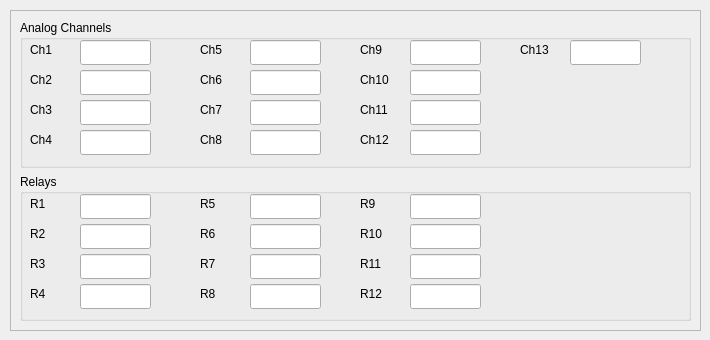
                  <widget class="QWidget" name="tab_mrs5">
                   <attribute name="title">
                    <string>MRS_5</string>
                   </attribute>
                   <widget class="QFrame" name="frame_mrs1_5">
                    <property name="geometry">
                     <rect>
                      <x>10</x>
                      <y>10</y>
                      <width>691</width>
                      <height>321</height>
                     </rect>
                    </property>
                    <property name="frameShape">
                     <enum>QFrame::StyledPanel</enum>
                    </property>
                    <property name="frameShadow">
                     <enum>QFrame::Raised</enum>
                    </property>
                    <layout class="QVBoxLayout" name="verticalLayout_5">
                     <item>
                      <widget class="QGroupBox" name="groupBox_analogs_5">
                       <property name="title">
                        <string>Analog Channels</string>
                       </property>
                       <widget class="QLabel" name="label_ch1_5">
                        <property name="geometry">
                         <rect>
                          <x>10</x>
                          <y>20</y>
                          <width>40</width>
                          <height>19</height>
                         </rect>
                        </property>
                        <property name="text">
                         <string>Ch1</string>
                        </property>
                       </widget>
                       <widget class="QLineEdit" name="lineEdit_ch1_5">
                        <property name="geometry">
                         <rect>
                          <x>60</x>
                          <y>20</y>
                          <width>71</width>
                          <height>25</height>
                         </rect>
                        </property>
                       </widget>
                       <widget class="QLineEdit" name="lineEdit_ch2_5">
                        <property name="geometry">
                         <rect>
                          <x>60</x>
                          <y>50</y>
                          <width>71</width>
                          <height>25</height>
                         </rect>
                        </property>
                       </widget>
                       <widget class="QLabel" name="label_ch2_5">
                        <property name="geometry">
                         <rect>
                          <x>10</x>
                          <y>50</y>
                          <width>41</width>
                          <height>19</height>
                         </rect>
                        </property>
                        <property name="text">
                         <string>Ch2</string>
                        </property>
                       </widget>
                       <widget class="QLineEdit" name="lineEdit_ch3_5">
                        <property name="geometry">
                         <rect>
                          <x>60</x>
                          <y>80</y>
                          <width>71</width>
                          <height>25</height>
                         </rect>
                        </property>
                       </widget>
                       <widget class="QLineEdit" name="lineEdit_ch4_5">
                        <property name="geometry">
                         <rect>
                          <x>60</x>
                          <y>110</y>
                          <width>71</width>
                          <height>25</height>
                         </rect>
                        </property>
                       </widget>
                       <widget class="QLabel" name="label_ch3_5">
                        <property name="geometry">
                         <rect>
                          <x>10</x>
                          <y>80</y>
                          <width>41</width>
                          <height>19</height>
                         </rect>
                        </property>
                        <property name="text">
                         <string>Ch3</string>
                        </property>
                       </widget>
                       <widget class="QLabel" name="label_ch4_5">
                        <property name="geometry">
                         <rect>
                          <x>10</x>
                          <y>110</y>
                          <width>41</width>
                          <height>19</height>
                         </rect>
                        </property>
                        <property name="text">
                         <string>Ch4</string>
                        </property>
                       </widget>
                       <widget class="QLabel" name="label_ch7_5">
                        <property name="geometry">
                         <rect>
                          <x>180</x>
                          <y>80</y>
                          <width>41</width>
                          <height>19</height>
                         </rect>
                        </property>
                        <property name="text">
                         <string>Ch7</string>
                        </property>
                       </widget>
                       <widget class="QLineEdit" name="lineEdit_ch5_5">
                        <property name="geometry">
                         <rect>
                          <x>230</x>
                          <y>20</y>
                          <width>71</width>
                          <height>25</height>
                         </rect>
                        </property>
                       </widget>
                       <widget class="QLineEdit" name="lineEdit_ch6_5">
                        <property name="geometry">
                         <rect>
                          <x>230</x>
                          <y>50</y>
                          <width>71</width>
                          <height>25</height>
                         </rect>
                        </property>
                       </widget>
                       <widget class="QLabel" name="label_ch5_5">
                        <property name="geometry">
                         <rect>
                          <x>180</x>
                          <y>20</y>
                          <width>41</width>
                          <height>19</height>
                         </rect>
                        </property>
                        <property name="text">
                         <string>Ch5</string>
                        </property>
                       </widget>
                       <widget class="QLineEdit" name="lineEdit_ch7_5">
                        <property name="geometry">
                         <rect>
                          <x>230</x>
                          <y>80</y>
                          <width>71</width>
                          <height>25</height>
                         </rect>
                        </property>
                       </widget>
                       <widget class="QLabel" name="label_ch8_5">
                        <property name="geometry">
                         <rect>
                          <x>180</x>
                          <y>110</y>
                          <width>41</width>
                          <height>19</height>
                         </rect>
                        </property>
                        <property name="text">
                         <string>Ch8</string>
                        </property>
                       </widget>
                       <widget class="QLabel" name="label_ch6_5">
                        <property name="geometry">
                         <rect>
                          <x>180</x>
                          <y>50</y>
                          <width>41</width>
                          <height>19</height>
                         </rect>
                        </property>
                        <property name="text">
                         <string>Ch6</string>
                        </property>
                       </widget>
                       <widget class="QLineEdit" name="lineEdit_ch8_5">
                        <property name="geometry">
                         <rect>
                          <x>230</x>
                          <y>110</y>
                          <width>71</width>
                          <height>25</height>
                         </rect>
                        </property>
                       </widget>
                       <widget class="QLabel" name="label_ch11_5">
                        <property name="geometry">
                         <rect>
                          <x>340</x>
                          <y>80</y>
                          <width>41</width>
                          <height>19</height>
                         </rect>
                        </property>
                        <property name="text">
                         <string>Ch11</string>
                        </property>
                       </widget>
                       <widget class="QLineEdit" name="lineEdit_ch9_5">
                        <property name="geometry">
                         <rect>
                          <x>390</x>
                          <y>20</y>
                          <width>71</width>
                          <height>25</height>
                         </rect>
                        </property>
                       </widget>
                       <widget class="QLineEdit" name="lineEdit_ch10_5">
                        <property name="geometry">
                         <rect>
                          <x>390</x>
                          <y>50</y>
                          <width>71</width>
                          <height>25</height>
                         </rect>
                        </property>
                       </widget>
                       <widget class="QLabel" name="label_ch9_5">
                        <property name="geometry">
                         <rect>
                          <x>340</x>
                          <y>20</y>
                          <width>41</width>
                          <height>19</height>
                         </rect>
                        </property>
                        <property name="text">
                         <string>Ch9</string>
                        </property>
                       </widget>
                       <widget class="QLineEdit" name="lineEdit_ch11_5">
                        <property name="geometry">
                         <rect>
                          <x>390</x>
                          <y>80</y>
                          <width>71</width>
                          <height>25</height>
                         </rect>
                        </property>
                       </widget>
                       <widget class="QLabel" name="label_ch12_5">
                        <property name="geometry">
                         <rect>
                          <x>340</x>
                          <y>110</y>
                          <width>41</width>
                          <height>19</height>
                         </rect>
                        </property>
                        <property name="text">
                         <string>Ch12</string>
                        </property>
                       </widget>
                       <widget class="QLabel" name="label_ch10_5">
                        <property name="geometry">
                         <rect>
                          <x>340</x>
                          <y>50</y>
                          <width>41</width>
                          <height>19</height>
                         </rect>
                        </property>
                        <property name="text">
                         <string>Ch10</string>
                        </property>
                       </widget>
                       <widget class="QLineEdit" name="lineEdit_ch12_5">
                        <property name="geometry">
                         <rect>
                          <x>390</x>
                          <y>110</y>
                          <width>71</width>
                          <height>25</height>
                         </rect>
                        </property>
                       </widget>
                       <widget class="QLineEdit" name="lineEdit_ch13_5">
                        <property name="geometry">
                         <rect>
                          <x>550</x>
                          <y>20</y>
                          <width>71</width>
                          <height>25</height>
                         </rect>
                        </property>
                       </widget>
                       <widget class="QLabel" name="label_ch13_5">
                        <property name="geometry">
                         <rect>
                          <x>500</x>
                          <y>20</y>
                          <width>41</width>
                          <height>19</height>
                         </rect>
                        </property>
                        <property name="text">
                         <string>Ch13</string>
                        </property>
                       </widget>
                      </widget>
                     </item>
                     <item>
                      <widget class="QGroupBox" name="groupBox_relays_5">
                       <property name="title">
                        <string>Relays</string>
                       </property>
                       <widget class="QLineEdit" name="lineEdit_r7_5">
                        <property name="geometry">
                         <rect>
                          <x>230</x>
                          <y>80</y>
                          <width>71</width>
                          <height>25</height>
                         </rect>
                        </property>
                       </widget>
                       <widget class="QLineEdit" name="lineEdit_r8_5">
                        <property name="geometry">
                         <rect>
                          <x>230</x>
                          <y>110</y>
                          <width>71</width>
                          <height>25</height>
                         </rect>
                        </property>
                       </widget>
                       <widget class="QLabel" name="label_r9_5">
                        <property name="geometry">
                         <rect>
                          <x>340</x>
                          <y>20</y>
                          <width>41</width>
                          <height>19</height>
                         </rect>
                        </property>
                        <property name="text">
                         <string>R9</string>
                        </property>
                       </widget>
                       <widget class="QLabel" name="label_r3_5">
                        <property name="geometry">
                         <rect>
                          <x>10</x>
                          <y>80</y>
                          <width>41</width>
                          <height>19</height>
                         </rect>
                        </property>
                        <property name="text">
                         <string>R3</string>
                        </property>
                       </widget>
                       <widget class="QLineEdit" name="lineEdit_r10_5">
                        <property name="geometry">
                         <rect>
                          <x>390</x>
                          <y>50</y>
                          <width>71</width>
                          <height>25</height>
                         </rect>
                        </property>
                       </widget>
                       <widget class="QLabel" name="label_r11_5">
                        <property name="geometry">
                         <rect>
                          <x>340</x>
                          <y>80</y>
                          <width>41</width>
                          <height>19</height>
                         </rect>
                        </property>
                        <property name="text">
                         <string>R11</string>
                        </property>
                       </widget>
                       <widget class="QLineEdit" name="lineEdit_r6_5">
                        <property name="geometry">
                         <rect>
                          <x>230</x>
                          <y>50</y>
                          <width>71</width>
                          <height>25</height>
                         </rect>
                        </property>
                       </widget>
                       <widget class="QLabel" name="label_r2_5">
                        <property name="geometry">
                         <rect>
                          <x>10</x>
                          <y>50</y>
                          <width>41</width>
                          <height>19</height>
                         </rect>
                        </property>
                        <property name="text">
                         <string>R2</string>
                        </property>
                       </widget>
                       <widget class="QLineEdit" name="lineEdit_r12_5">
                        <property name="geometry">
                         <rect>
                          <x>390</x>
                          <y>110</y>
                          <width>71</width>
                          <height>25</height>
                         </rect>
                        </property>
                       </widget>
                       <widget class="QLabel" name="label_r7_5">
                        <property name="geometry">
                         <rect>
                          <x>180</x>
                          <y>80</y>
                          <width>41</width>
                          <height>19</height>
                         </rect>
                        </property>
                        <property name="text">
                         <string>R7</string>
                        </property>
                       </widget>
                       <widget class="QLabel" name="label_r8_5">
                        <property name="geometry">
                         <rect>
                          <x>180</x>
                          <y>110</y>
                          <width>41</width>
                          <height>19</height>
                         </rect>
                        </property>
                        <property name="text">
                         <string>R8</string>
                        </property>
                       </widget>
                       <widget class="QLineEdit" name="lineEdit_r11_5">
                        <property name="geometry">
                         <rect>
                          <x>390</x>
                          <y>80</y>
                          <width>71</width>
                          <height>25</height>
                         </rect>
                        </property>
                       </widget>
                       <widget class="QLineEdit" name="lineEdit_r5_5">
                        <property name="geometry">
                         <rect>
                          <x>230</x>
                          <y>20</y>
                          <width>71</width>
                          <height>25</height>
                         </rect>
                        </property>
                       </widget>
                       <widget class="QLabel" name="label_r10_5">
                        <property name="geometry">
                         <rect>
                          <x>340</x>
                          <y>50</y>
                          <width>41</width>
                          <height>19</height>
                         </rect>
                        </property>
                        <property name="text">
                         <string>R10</string>
                        </property>
                       </widget>
                       <widget class="QLineEdit" name="lineEdit_r3_5">
                        <property name="geometry">
                         <rect>
                          <x>60</x>
                          <y>80</y>
                          <width>71</width>
                          <height>25</height>
                         </rect>
                        </property>
                       </widget>
                       <widget class="QLabel" name="label_r12_5">
                        <property name="geometry">
                         <rect>
                          <x>340</x>
                          <y>110</y>
                          <width>41</width>
                          <height>19</height>
                         </rect>
                        </property>
                        <property name="text">
                         <string>R12</string>
                        </property>
                       </widget>
                       <widget class="QLabel" name="label_r6_5">
                        <property name="geometry">
                         <rect>
                          <x>180</x>
                          <y>50</y>
                          <width>41</width>
                          <height>19</height>
                         </rect>
                        </property>
                        <property name="text">
                         <string>R6</string>
                        </property>
                       </widget>
                       <widget class="QLineEdit" name="lineEdit_r4_5">
                        <property name="geometry">
                         <rect>
                          <x>60</x>
                          <y>110</y>
                          <width>71</width>
                          <height>25</height>
                         </rect>
                        </property>
                       </widget>
                       <widget class="QLabel" name="label_r4_5">
                        <property name="geometry">
                         <rect>
                          <x>10</x>
                          <y>110</y>
                          <width>41</width>
                          <height>19</height>
                         </rect>
                        </property>
                        <property name="text">
                         <string>R4</string>
                        </property>
                       </widget>
                       <widget class="QLineEdit" name="lineEdit_r2_5">
                        <property name="geometry">
                         <rect>
                          <x>60</x>
                          <y>50</y>
                          <width>71</width>
                          <height>25</height>
                         </rect>
                        </property>
                       </widget>
                       <widget class="QLabel" name="label_r5_5">
                        <property name="geometry">
                         <rect>
                          <x>180</x>
                          <y>20</y>
                          <width>41</width>
                          <height>19</height>
                         </rect>
                        </property>
                        <property name="text">
                         <string>R5</string>
                        </property>
                       </widget>
                       <widget class="QLineEdit" name="lineEdit_r9_5">
                        <property name="geometry">
                         <rect>
                          <x>390</x>
                          <y>20</y>
                          <width>71</width>
                          <height>25</height>
                         </rect>
                        </property>
                       </widget>
                       <widget class="QLineEdit" name="lineEdit_r1_5">
                        <property name="geometry">
                         <rect>
                          <x>60</x>
                          <y>20</y>
                          <width>71</width>
                          <height>25</height>
                         </rect>
                        </property>
                       </widget>
                       <widget class="QLabel" name="label_r1_5">
                        <property name="geometry">
                         <rect>
                          <x>10</x>
                          <y>20</y>
                          <width>40</width>
                          <height>19</height>
                         </rect>
                        </property>
                        <property name="text">
                         <string>R1</string>
                        </property>
                       </widget>
                      </widget>
                     </item>
                    </layout>
                   </widget>
                  </widget>
